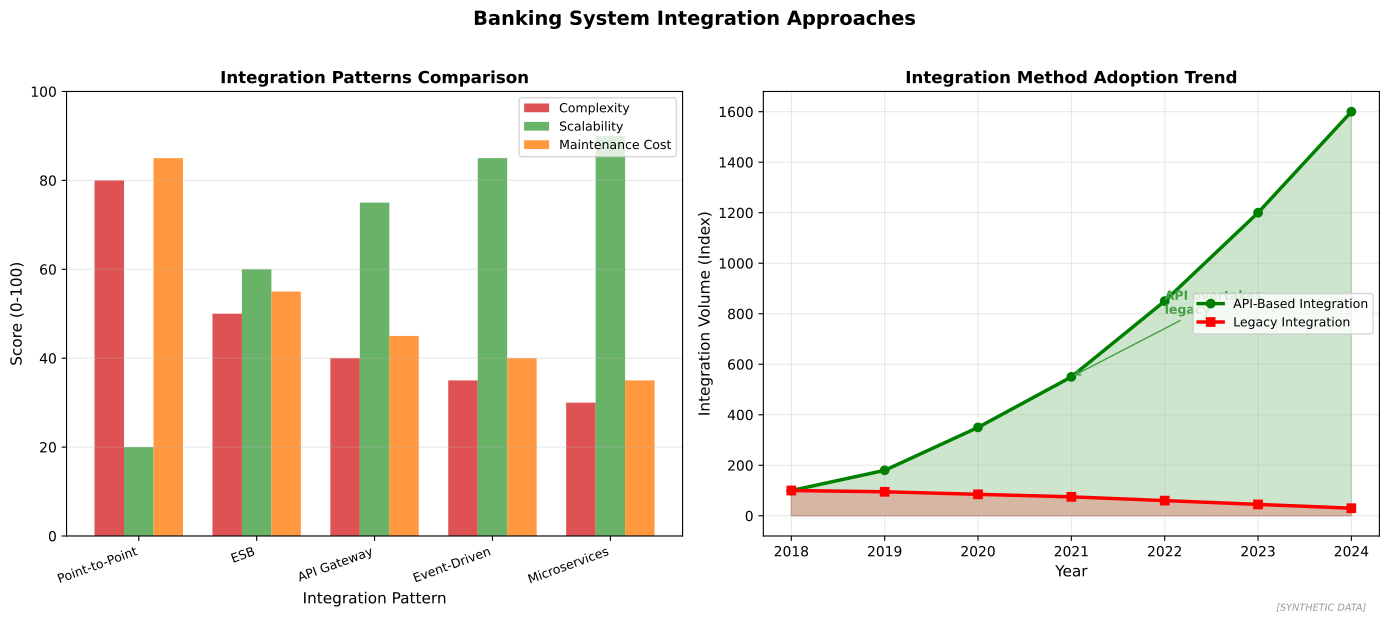

This chart was generated by the following Python code:
"""
Banking Integration Patterns
System integration approaches

Output: banking_integration.pdf
Module: module_04_trad_finance
Lesson: 38 - Core Banking
"""

from pathlib import Path
import matplotlib.pyplot as plt
import numpy as np

CHART_METADATA = {
    'title': 'Banking Integration',
    'module': 'module_04_trad_finance',
    'lesson': 38,
    'url': 'https://github.com/Digital-AI-Finance/digital-finance/tree/main/module_04_trad_finance/figures/banking_integration'
}

plt.rcParams.update({'font.size': 10, 'axes.labelsize': 10})

def create_chart():
    fig, axes = plt.subplots(1, 2, figsize=(14, 6))

    # Integration Patterns
    ax1 = axes[0]

    patterns = ['Point-to-Point', 'ESB', 'API Gateway', 'Event-Driven', 'Microservices']
    complexity = [80, 50, 40, 35, 30]
    scalability = [20, 60, 75, 85, 90]
    maintenance = [85, 55, 45, 40, 35]

    x = np.arange(len(patterns))
    width = 0.25

    ax1.bar(x - width, complexity, width, label='Complexity', color='#D62728', alpha=0.8)
    ax1.bar(x, scalability, width, label='Scalability', color='#44A044', alpha=0.8)
    ax1.bar(x + width, maintenance, width, label='Maintenance Cost', color='#FF7F0E', alpha=0.8)

    ax1.set_xlabel('Integration Pattern', fontsize=11)
    ax1.set_ylabel('Score (0-100)', fontsize=11)
    ax1.set_title('Integration Patterns Comparison', fontsize=12, fontweight='bold')
    ax1.set_xticks(x)
    ax1.set_xticklabels(patterns, rotation=20, ha='right', fontsize=9)
    ax1.legend(loc='upper right', fontsize=9)
    ax1.set_ylim(0, 100)
    ax1.yaxis.grid(True, alpha=0.3)

    # API Usage Trend
    ax2 = axes[1]

    years = ['2018', '2019', '2020', '2021', '2022', '2023', '2024']
    api_calls = [100, 180, 350, 550, 850, 1200, 1600]  # Index
    legacy_calls = [100, 95, 85, 75, 60, 45, 30]

    ax2.plot(years, api_calls, 'g-', linewidth=2.5, marker='o', label='API-Based Integration')
    ax2.plot(years, legacy_calls, 'r-', linewidth=2.5, marker='s', label='Legacy Integration')

    ax2.fill_between(years, api_calls, alpha=0.2, color='green')
    ax2.fill_between(years, legacy_calls, alpha=0.2, color='red')

    ax2.set_xlabel('Year', fontsize=11)
    ax2.set_ylabel('Integration Volume (Index)', fontsize=11)
    ax2.set_title('Integration Method Adoption Trend', fontsize=12, fontweight='bold')
    ax2.legend(loc='center right', fontsize=9)
    ax2.grid(True, alpha=0.3)

    # Crossover annotation
    ax2.annotate('API overtakes\nlegacy', xy=(3, 550), xytext=(4, 800),
                fontsize=9, fontweight='bold', color='#44A044',
                arrowprops=dict(arrowstyle='->', color='#44A044'))

    fig.suptitle('Banking System Integration Approaches', fontsize=14, fontweight='bold', y=1.02)
    fig.text(0.98, 0.02, '[SYNTHETIC DATA]', fontsize=7, color='#999999', ha='right', style='italic')
    plt.tight_layout()

    output_path = Path(__file__).parent / 'banking_integration.pdf'
    plt.savefig(output_path, format='pdf', dpi=300, bbox_inches='tight')
    plt.close()
    print(f"Chart saved to: {output_path}")
    return output_path

if __name__ == '__main__':
    create_chart()
